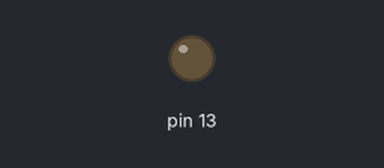
Bench run of a sketch on a simulated Arduino Uno, built with avr-gcc and run on an emulated ATmega328P. Parts: output pins drawn as LEDs (lit = HIGH).

Above: at 2.0 s.
At 6.1 s:
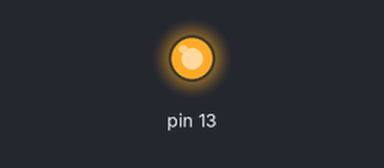
Timing chart, 0 to 10.4 s (numbered marks = the images above):
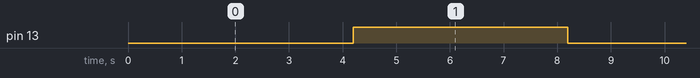

Measured:
- by itself, pin 13: alternates HIGH for 4.0 s and LOW for 4.0 s

The sketch:

4secblink.ino
```cpp
void setup() {
  // put your setup code here, to run once:
  DDRB=0X20;
  PORTB=0X00;

  TCCR1A=0X00;
  TCCR1B=0X05;

  TCNT1=0X00;
  TIMSK1=0X01;
}

void loop() {
  // put your main code here, to run repeatedly:

}

ISR(TIMER1_OVF_vect)
{
  TCNT1=0XBDB;
  if(PORTB==0X20)
  {
    PORTB=0X00;
  }
  else
  {
    PORTB=0X20;
  }
}
```
